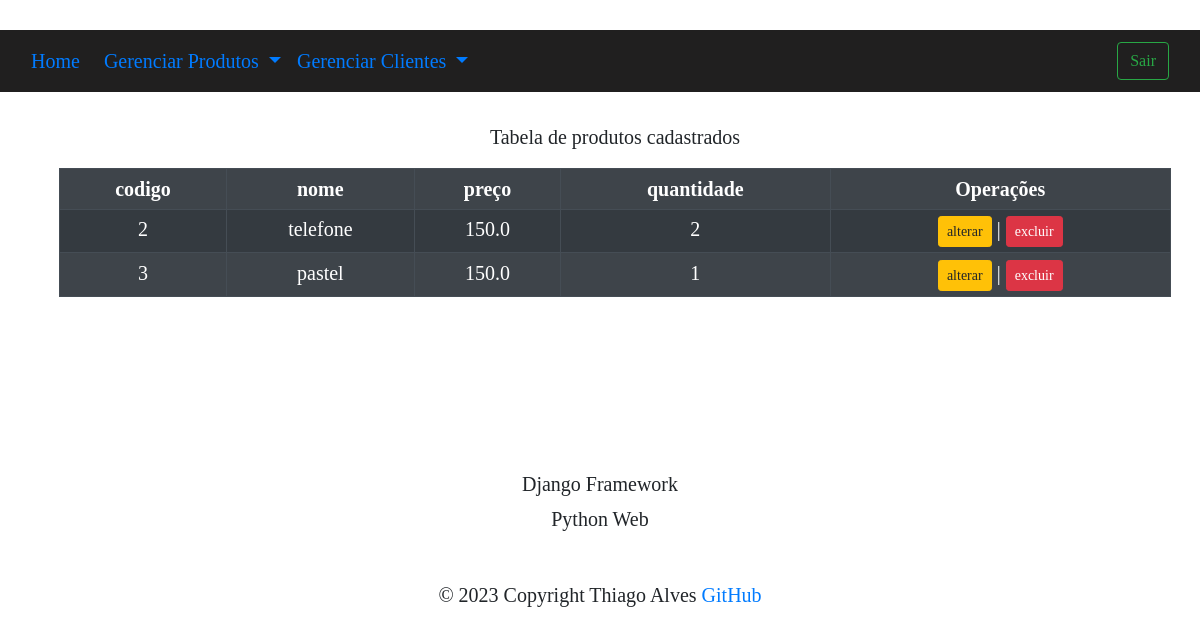
The page /produtos/Lista/ on the database as committed earlier.
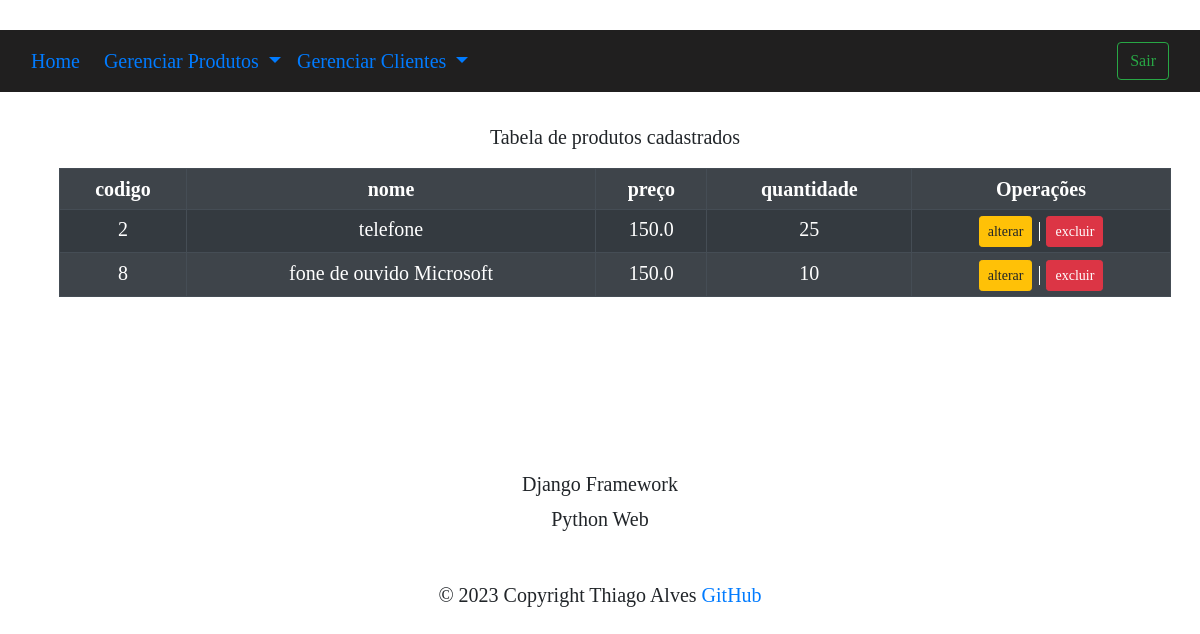
The same page on the database as committed later.
### appProdutos/models.py (models this page shows, shortened)
class Produto(models.Model):
    codigo = models.AutoField(primary_key=True)
    nome = models.CharField(max_length=100,null=False)
    preco = models.FloatField(null=False)
    quantidade = models.IntegerField(null=False)
    class Meta:
        db_table = 'produto'

### appProdutos/views.py (the view)
# urls.py: path('Lista/', views.lista, name='lista'),
def lista(request):
    produtos = Produto.objects.order_by('codigo').all()
    return render(request, LISTA_PAGE, {'produtos': produtos})

### appProdutos/templates/appProdutos/lista.html (shortened to what this page needs)
{% extends 'appProdutos/base.html' %}
{% block main_content %}
<p align="center"> Tabela de produtos cadastrados </p>
{% if produtos or produtos|length > 0 %}
<table  align="center" class="table table-bordered table-striped table-sm table-dark">
  <tr align="center">
        <th> codigo </th>
        <th> nome  </th>
        <th> preço </th>
        <th> quantidade </th>
        <th> Operações </th>
  </tr>
    {% for produto in produtos %}
        <tr align="center" >
            <td> {{ produto.codigo }}  </td>
            <td> {{ produto.nome }}  </td>
            <td> {{ produto.preco }}  </td>
            <td> {{ produto.quantidade }}  </td>
            <td> <a href="{% url 'produtos:alterar' codigo=produto.codigo %}"
                    class="btn btn-warning btn-sm" > alterar </a> |
                 <a href="{% url 'produtos:excluir' codigo=produto.codigo %}"
            onclick="return window.confirm('Deseja realmente excluir ? ');"
                    class="btn btn-danger btn-sm" > excluir </a> </td>
        </tr>
        {% endfor %}
</table>
{% else %}
    <p> Nenhum produto cadastrado </p>
{% endif %}
{% endblock %}

Rows that differ between the two databases and show on the page:
removed Produto: codigo "3", nome "pastel", preco "150.0", quantidade "1"
changed Produto "telefone": quantidade "2" → "25"
added Produto: codigo "8", nome "fone de ouvido Microsoft", preco "150.0", quantidade "10"
